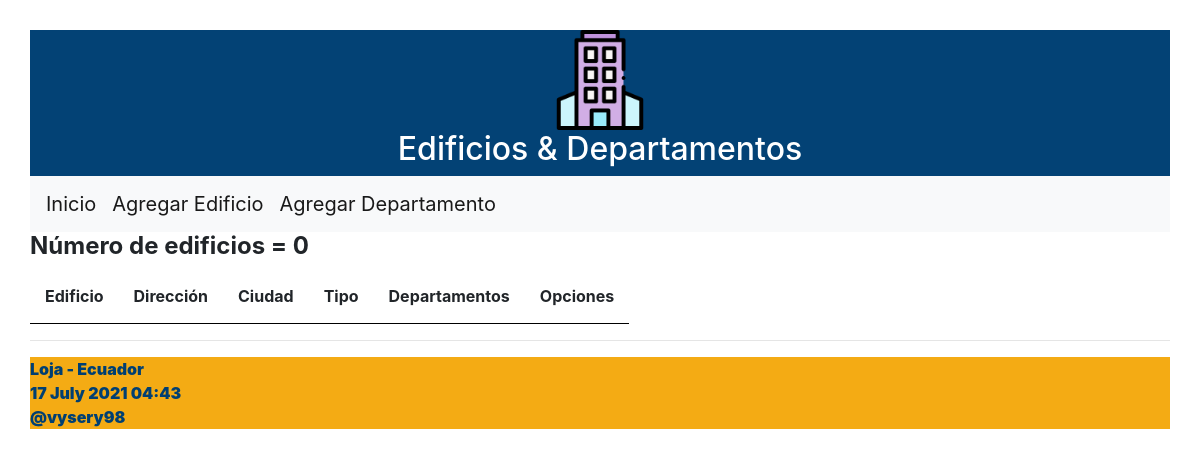
/, run on an earlier commit of the app's database.
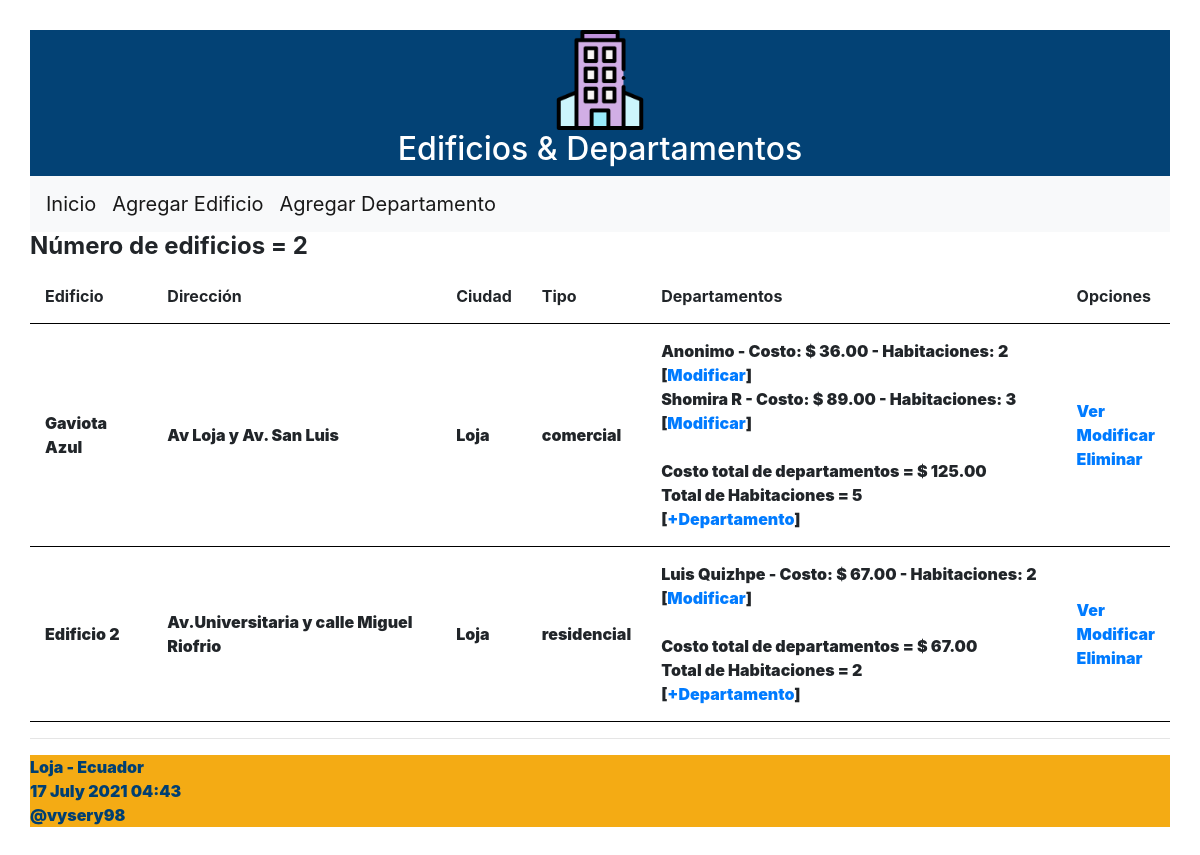
And on a later commit of the database.
### ordenamiento/models.py (models this page shows, shortened)
class Edificio(models.Model):
	opciones_tipo = (
	    ('residencial','Residencial'),
	    ('comercial','Comercial'),
    )
	nombre = models.CharField("Nombre del edificio", max_length=50)
	direccion = models.CharField("Dirección", max_length=50)
	ciudad = models.CharField("Ciudad", max_length=50)
	tipo_edificio = models.CharField("Tipo", max_length=30,
        choices=opciones_tipo)
	def obtener_cantidad_cuartos(self):
		valor = [t.num_cuartos for t in self.departamentos.all()]
		valor = sum(valor)
		return valor
	def obtener_costo_departamento(self):
		valor = [t.costo for t in self.departamentos.all()]
		valor = sum(valor)
		return valor

class Departamento(models.Model):
	propietario = models.CharField("Propietario/a", max_length=100)
	costo = models.DecimalField(max_digits=100, decimal_places=2)
	num_cuartos = models.IntegerField("Número de cuartos")
	edificio = models.ForeignKey(Edificio, on_delete=models.CASCADE,
	        related_name="departamentos")

### ordenamiento/views.py (the view)
# urls.py: path('', views.index, name='index'),
def index(request):
    edificios = Edificio.objects.all()
    informacion_template = {'edificios': edificios, 'numero_edificios': len(edificios)}
    return render(request, 'index.html', informacion_template)

### ordenamiento/templates/index.html (shortened to what this page needs)
{% extends "master.html" %}
{% block content %}
<h4><b>Número de edificios = {{ numero_edificios }}<b></h4>
<table id="tabla_datos">
  <thead>
    <tr>
      <th>Edificio</th>
      <th>Dirección</th>
      <th>Ciudad</th>
      <th>Tipo</th>
      <th>Departamentos</th>
      <th>Opciones</th>
    </tr>
  </thead>
  {% for e in edificios %}
  <tr>
    <td> {{e.nombre}} </td>
    <td> {{e.direccion}} </td>
    <td> {{e.ciudad}}</td>
    <td> {{e.tipo_edificio}}</td>
    <td>
        {% for t in e.departamentos.all %}
            <span >{{t.propietario}} - Costo: $ {{t.costo}} - Habitaciones: {{t.num_cuartos}}
            [<a href="{% url 'editar_departamento' t.id %}">Modificar</a>] </span><br>
        {% endfor %}
        <br>
        <span><b>Costo total de departamentos = $</b> {{ e.obtener_costo_departamento }}</span>
        <br>
        <span><b>Total de Habitaciones = </b>{{ e.obtener_cantidad_cuartos }}</span>
        <br>
        [<a href="{% url 'crear_departamento_edificio' e.id%}">+Departamento</a>]
    </td>
    <td> <a href="{% url 'obtener_edificio' e.id %}">Ver</a> <br>
      <a href="{% url 'editar_edificio' e.id %}">Modificar</a> <br>
      <a href="{% url 'eliminar_edificio' e.id %}"
      onclick="return confirm('¿Desea eliminar el Edificio {{ e.nombre }}?')" >
      Eliminar</a>
    </td>
  </tr>
  {% endfor %}
</table>
{% endblock %}

### ordenamiento/templates/master.html (shortened to what this page needs)
<!DOCTYPE html>
<html>
  <head>
    {% load static %}
    <link rel="stylesheet" type="text/css" href="{% static 'css/estilos.css' %}">
    <link rel="stylesheet" type="text/css" href="https://cdn.datatables.net/1.10.25/css/jquery.dataTables.min.css">
    <link rel="stylesheet" href="https://stackpath.bootstrapcdn.com/bootstrap/4.3.1/css/bootstrap.min.css">
  </head>
  <body>
    <header>
      <img src="{% static 'images/logo.png' %}" alt="My image" class="center">
      <div id="headerDiv">
        <h2>Edificios & Departamentos</h2>
      </div>
      <nav class="navbar navbar-expand-lg navbar-light bg-light">
        <a class="navbar-brand" href="{% url 'index' %}">Inicio</a>
        <a class="navbar-brand" href="{% url 'crear_edificio' %}">Agregar Edificio</a>
        <a class="navbar-brand" href="{% url 'crear_departamento' %}">Agregar Departamento</a>
      </nav>
    </header>
    <section>
        {% block content %}
        {% endblock %}
    </section>
    <hr>
    {% include 'footer.html' %}
  </body>
</html>

### ordenamiento/templates/footer.html
<footer>
      <p>Loja - Ecuador<br>{% now "j F Y H:i" %}<br>@vysery98</p>
</footer>

### ordenamiento/static/css/estilos.css (style rules this page uses)
.center { display: block; margin-left: auto; margin-right: auto; width:100%; max-width:100px; }
#headerDiv { display: flex; flex-direction: column; justify-content: center; text-align: center; }
body { background: #FEFEFD; padding: 30px; }
header { background: #034275; color: #FFF; }
section { width: 100%; }
th, td { padding: 15px; border-bottom: 1px solid black; }
footer { background: #F4AB14; color: #003F72; }

What changed in the data, as far as the page shows it:
added Edificio: nombre "Gaviota Azul", direccion "Av Loja y Av. San Luis", ciudad "Loja", tipo_edificio "comercial", obtener_costo_departamento "125.00", obtener_cantidad_cuartos "5"
added Departamento: propietario "Anonimo", costo "36.00", num_cuartos "2", shown under "Gaviota Azul"
added Departamento: propietario "Shomira R", costo "89.00", num_cuartos "3", shown under "Gaviota Azul"
added Edificio: nombre "Edificio 2", direccion "Av.Universitaria y calle Miguel Riofrio", ciudad "Loja", tipo_edificio "residencial", obtener_costo_departamento "67.00", obtener_cantidad_cuartos "2"
added Departamento: propietario "Luis Quizhpe", costo "67.00", num_cuartos "2", shown under "Edificio 2"
Also different on the page:
{{ numero_edificios }}: "0" → "2"
